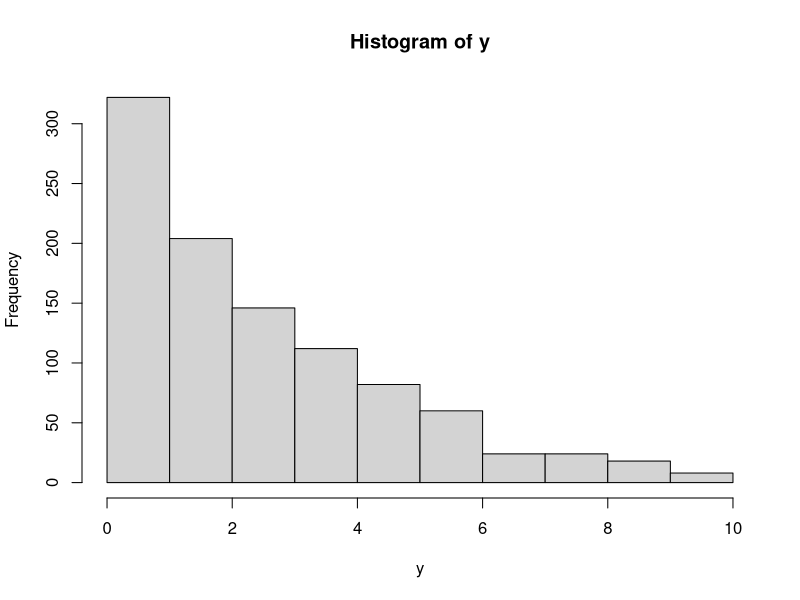
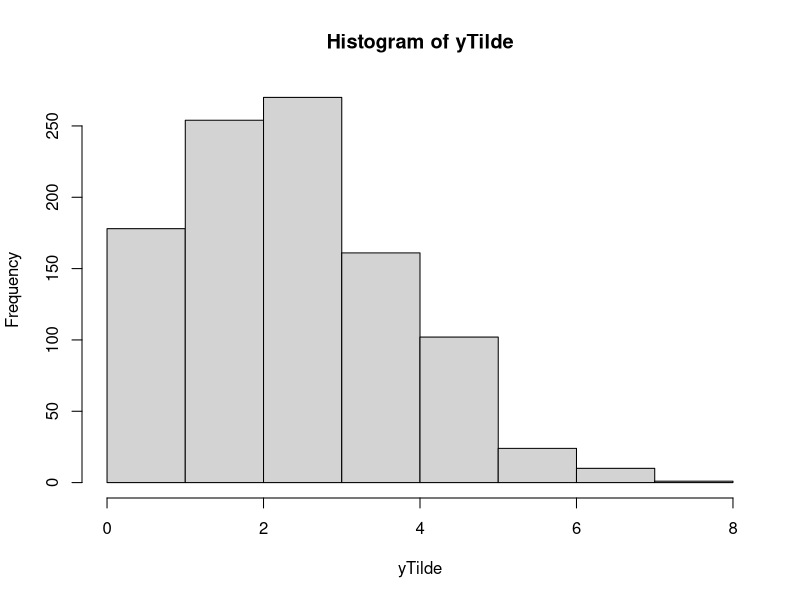
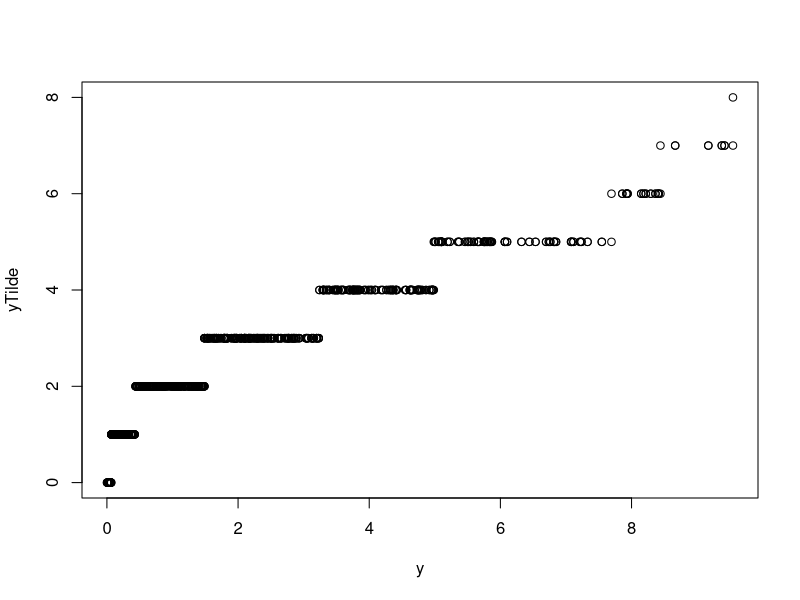

Generate these figures, in order, with R:
# Weird data generation
theta <- 1/4
reps <- 500
n <- 10
y <- replicate(reps, c(n,n)*runif(1)*runif(1))

# Model
alpha <- 1000
beta <- 1000
postTheta <- (sum(y) + alpha) / (n*length(y) + alpha + beta)

# New data
yTilde <- rbinom(reps*2, n, postTheta)

# Posterior Predictive Check
hist(y)
hist(yTilde)
sd(y)
sd(yTilde)
qqplot(y, yTilde)
